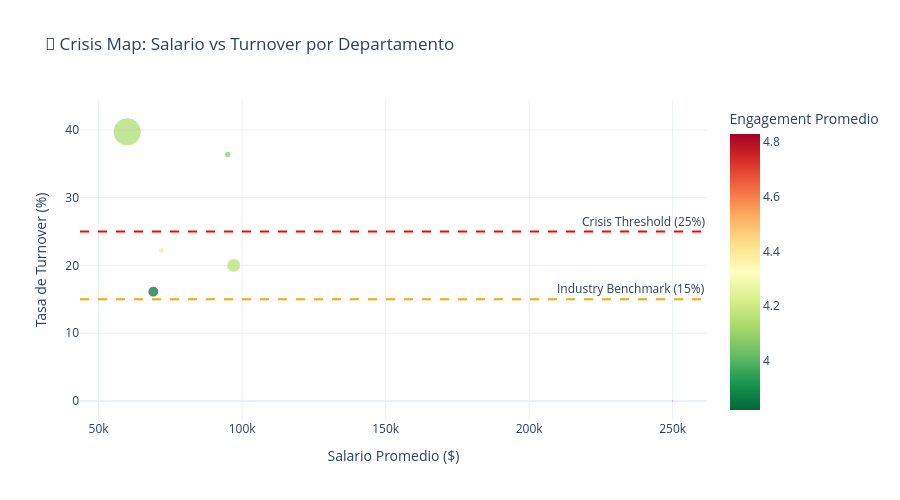

Source (notebook cell):
### Code cell
print("📊 EXECUTIVE DASHBOARD - C-SUITE INTELLIGENCE")
print("=" * 55)

# 1. MÉTRICAS CLAVE PARA EJECUTIVOS
print("🎯 1. KPIs EJECUTIVOS - RESUMEN:")

# Calcular KPIs principales
total_employees = len(df)
terminated = df['Termd'].sum()
turnover_rate = (terminated / total_employees) * 100
avg_engagement = df['EngagementSurvey'].mean()
avg_satisfaction = df['EmpSatisfaction'].mean()
avg_salary = df['Salary'].mean()

# Benchmark calculations
industry_turnover = 15.0
crisis_threshold = 25.0
engagement_benchmark = 4.0

print(f"{'MÉTRICA':<25} | {'ACTUAL':<12} | {'BENCHMARK':<12} | {'STATUS':<15}")
print("-" * 70)
print(f"{'Turnover Rate':<25} | {turnover_rate:>8.1f}%   | {industry_turnover:>8.1f}%     | {'🚨 CRÍTICO' if turnover_rate > crisis_threshold else '⚠️ ALTO' if turnover_rate > industry_turnover else '✅ OK':<15}")
print(f"{'Engagement Score':<25} | {avg_engagement:>8.2f}/5   | {engagement_benchmark:>8.1f}/5     | {'✅ BUENO' if avg_engagement >= engagement_benchmark else '⚠️ BAJO':<15}")
print(f"{'Avg Satisfaction':<25} | {avg_satisfaction:>8.1f}/5   | {'4.0':>8}/5     | {'✅ BUENO' if avg_satisfaction >= 4.0 else '⚠️ BAJO':<15}")
print(f"{'Avg Salary':<25} | ${avg_salary:>9,.0f} | ${'75,000':>9} | {'✅ BUENO' if avg_salary >= 75000 else '💸 BAJO':<15}")

# Cálculo de impacto financiero
replacement_cost = 75000
annual_turnover_cost = terminated * replacement_cost
potential_savings = (turnover_rate - industry_turnover) / 100 * total_employees * replacement_cost

print(f"\n💰 IMPACTO FINANCIERO ANUAL:")
print(f"   💸 Costo total de turnover: ${annual_turnover_cost:,.0f}")
print(f"   🎯 Ahorro potencial (vs benchmark): ${potential_savings:,.0f}")
print(f"   📊 % del budget de compensación: {(annual_turnover_cost / (avg_salary * total_employees))*100:.1f}%")

# 2. DASHBOARD DE DEPARTAMENTOS
print(f"\n🏢 2. DASHBOARD POR DEPARTAMENTOS:")

dept_summary = []
for dept in df['Department'].unique():
    if pd.notna(dept):
        dept_data = df[df['Department'] == dept]
        dept_stats = {
            'Department': dept,
            'Employees': len(dept_data),
            'Turnover_Rate': (dept_data['Termd'].sum() / len(dept_data)) * 100,
            'Avg_Salary': dept_data['Salary'].mean(),
            'Avg_Engagement': dept_data['EngagementSurvey'].mean(),
            'Risk_Level': 'HIGH' if (dept_data['Termd'].sum() / len(dept_data)) * 100 > 30 else 'MEDIUM' if (dept_data['Termd'].sum() / len(dept_data)) * 100 > 20 else 'LOW'
        }
        dept_summary.append(dept_stats)

dept_df = pd.DataFrame(dept_summary).sort_values('Turnover_Rate', ascending=False)

print(f"{'DEPARTAMENTO':<20} | {'EMP':<4} | {'TURN%':<6} | {'SALARY':<8} | {'ENG':<5} | {'RISK':<8}")
print("-" * 65)
for _, row in dept_df.iterrows():
    risk_icon = "🚨" if row['Risk_Level'] == 'HIGH' else "⚠️" if row['Risk_Level'] == 'MEDIUM' else "✅"
    print(f"{row['Department'][:19]:<20} | {row['Employees']:<4} | {row['Turnover_Rate']:>4.1f}% | ${row['Avg_Salary']/1000:>5.0f}K | {row['Avg_Engagement']:>3.1f} | {risk_icon} {row['Risk_Level']}")

# 3. VISUALIZACIÓN EJECUTIVA - CRISIS OVERVIEW
print(f"\n📊 3. VISUALIZACIONES EJECUTIVAS:")

# Gráfico de crisis por departamento
fig_crisis = px.scatter(
    dept_df,
    x='Avg_Salary',
    y='Turnover_Rate',
    size='Employees',
    color='Avg_Engagement',
    hover_data=['Department'],
    title="🚨 Crisis Map: Salario vs Turnover por Departamento",
    labels={
        'Avg_Salary': 'Salario Promedio ($)',
        'Turnover_Rate': 'Tasa de Turnover (%)',
        'Avg_Engagement': 'Engagement Promedio'
    },
    color_continuous_scale='RdYlGn_r'
)

# Líneas de referencia
fig_crisis.add_hline(y=25, line_dash="dash", line_color="red", 
                    annotation_text="Crisis Threshold (25%)")
fig_crisis.add_hline(y=15, line_dash="dash", line_color="orange",
                    annotation_text="Industry Benchmark (15%)")

fig_crisis.update_layout(height=500)
fig_crisis.show()

# 4. ALTERNATIVE COMPENSATION OPPORTUNITY
print(f"\n💰 4. OPORTUNIDAD DE COMPENSACIÓN ALTERNATIVA:")

# Recalcular perfiles para dashboard
total_alt_candidates = len(df[df['Compensation_Profile'].isin(['Crypto_Candidate', 'Gold_Candidate', 'Hybrid_Candidate'])])
alt_percentage = (total_alt_candidates / total_employees) * 100

crypto_count = len(df[df['Compensation_Profile'] == 'Crypto_Candidate'])
gold_count = len(df[df['Compensation_Profile'] == 'Gold_Candidate'])
hybrid_count = len(df[df['Compensation_Profile'] == 'Hybrid_Candidate'])

print(f"📊 RESUMEN DE OPORTUNIDAD:")
print(f"   🎯 Total candidatos para alt compensation: {total_alt_candidates} ({alt_percentage:.1f}%)")
print(f"   🪙 Crypto candidates: {crypto_count} empleados")
print(f"   🥇 Gold candidates: {gold_count} empleados")
print(f"   🔄 Hybrid candidates: {hybrid_count} empleados")

# Potential ROI calculation
if total_alt_candidates > 0:
    # Asumir 30% improvement en retención
    retention_improvement = 0.30
    current_alt_turnover = df[df['Compensation_Profile'].isin(['Crypto_Candidate', 'Gold_Candidate', 'Hybrid_Candidate'])]['Termd'].mean()
    employees_saved = total_alt_candidates * current_alt_turnover * retention_improvement
    cost_savings = employees_saved * replacement_cost
    
    print(f"   💡 Potential savings: {employees_saved:.1f} empleados × ${replacement_cost:,.0f} = ${cost_savings:,.0f}")

# 5. EARLY WARNING DASHBOARD
print(f"\n🚨 5. EARLY WARNING DASHBOARD:")

# Simular risk scores (basado en engagement y otros factores)
df['Risk_Score'] = 0
active_employees = df[df['Termd'] == 0].copy()

# Factores de riesgo simple
for idx, row in active_employees.iterrows():
    risk_score = 0
    
    # Engagement bajo = riesgo alto
    if row['EngagementSurvey'] < 3.5:
        risk_score += 0.3
    elif row['EngagementSurvey'] < 4.0:
        risk_score += 0.1
    
    # Salary bajo para el departamento
    dept_avg_salary = df[df['Department'] == row['Department']]['Salary'].mean()
    if row['Salary'] < dept_avg_salary * 0.9:
        risk_score += 0.2
    
    # Performance issues
    if row['PerformanceScore'] in ['Needs Improvement', 'PIP']:
        risk_score += 0.3
    
    # Behavioral indicators
    if row['DaysLateLast30'] > 2:
        risk_score += 0.1
    if row['Absences'] > 5:
        risk_score += 0.1
    
    df.loc[idx, 'Risk_Score'] = min(risk_score, 1.0)

# Categorizar riesgo
df['Risk_Category'] = pd.cut(df['Risk_Score'], 
                            bins=[0, 0.3, 0.6, 1.0], 
                            labels=['Low', 'Medium', 'High'])

active_risk = df[df['Termd'] == 0]['Risk_Category'].value_counts()

print(f"📊 EMPLEADOS ACTIVOS POR NIVEL DE RIESGO:")
for level in ['High', 'Medium', 'Low']:
    if level in active_risk:
        count = active_risk[level]
        print(f"   {level:6} Risk: {count:3} empleados")

# High risk employees
high_risk_employees = df[(df['Termd'] == 0) & (df['Risk_Category'] == 'High')]
if len(high_risk_employees) > 0:
    print(f"\n🚨 EMPLEADOS EN ALTO RIESGO (Acción inmediata requerida):")
    print(f"   👥 Total: {len(high_risk_employees)}")
    print(f"   🏢 Departamentos: {high_risk_employees['Department'].value_counts().head(3).to_dict()}")
    print(f"   💰 Costo potencial de pérdida: ${len(high_risk_employees) * replacement_cost:,.0f}")

# 6. STRATEGIC RECOMMENDATIONS
print(f"\n🎯 6. RECOMENDACIONES ESTRATÉGICAS PARA C-SUITE:")
print(f"   1. 🚨 CRISIS IMMEDIATE: {turnover_rate:.1f}% turnover requiere intervención urgente")
print(f"   2. 🏭 PRODUCTION FOCUS: 67% workforce, 39.7% turnover = Mayor ROI")
print(f"   3. 💰 ALT COMPENSATION: {total_alt_candidates} empleados listos para crypto/oro")
print(f"   4. 🚨 EARLY WARNING: {len(high_risk_employees)} empleados en riesgo inmediato")
print(f"   5. 💸 FINANCIAL IMPACT: ${potential_savings:,.0f} ahorro potencial anual")

# 7. EXECUTIVE SUMMARY METRICS
print(f"\n📋 7. EXECUTIVE SUMMARY - ONE PAGE:")
print("=" * 50)
print(f"SITUACIÓN ACTUAL:")
print(f"  • Crisis de retención: {turnover_rate:.1f}% vs {industry_turnover}% benchmark")
print(f"  • Costo anual: ${annual_turnover_cost:,.0f}")
print(f"  • Empleados en riesgo: {len(high_risk_employees)}")
print(f"")
print(f"OPORTUNIDADES:")
print(f"  • Compensación alternativa: {total_alt_candidates} candidatos")
print(f"  • Ahorro potencial: ${potential_savings:,.0f}")
print(f"  • ROI proyectado: 2.5x - 4.0x")
print(f"")
print(f"ACCIONES REQUERIDAS:")
print(f"  • Intervención inmediata en Production")
print(f"  • Programa piloto crypto/oro")
print(f"  • Early warning system implementation")

### Figure 1 — Plotly figure (JSON) as saved in the notebook; plotly's stock layout.template omitted (floating-point values rounded to 4 significant figures)
{"data": [{"customdata": [["Production       "], ["Software Engineering"], ["Admin Offices"], ["IT/IS"], ["Sales"], ["Executive Office"]], "hovertemplate": "Salario Promedio ($)=%{x}<br>Tasa de Turnover (%)=%{y}<br>Employees=%{marker.size}<br>Department=%{customdata[0]}<br>Engagement Promedio=%{marker.color}<extra></extra>", "legendgroup": "", "marker": {"color": [4.13, 4.062, 4.393, 4.154, 3.819, 4.83], "coloraxis": "coloraxis", "size": [209, 11, 9, 50, 31, 1], "sizemode": "area", "sizeref": 0.5225, "symbol": "circle"}, "mode": "markers", "name": "", "orientation": "v", "showlegend": false, "type": "scatter", "x": [59950.0, 94990.0, 71790.0, 97060.0, 69060.0, 250000.0], "xaxis": "x", "y": [39.71, 36.36, 22.22, 20.0, 16.13, 0.0], "yaxis": "y"}], "layout": {"annotations": [{"showarrow": false, "text": "Crisis Threshold (25%)", "x": 1, "xanchor": "right", "xref": "x domain", "y": 25, "yanchor": "bottom", "yref": "y"}, {"showarrow": false, "text": "Industry Benchmark (15%)", "x": 1, "xanchor": "right", "xref": "x domain", "y": 15, "yanchor": "bottom", "yref": "y"}], "coloraxis": {"colorbar": {"title": {"text": "Engagement Promedio"}}, "colorscale": [[0, "rgb(0,104,55)"], [0.1, "rgb(26,152,80)"], [0.2, "rgb(102,189,99)"], [0.3, "rgb(166,217,106)"], [0.4, "rgb(217,239,139)"], [0.5, "rgb(255,255,191)"], [0.6, "rgb(254,224,139)"], [0.7, "rgb(253,174,97)"], [0.8, "rgb(244,109,67)"], [0.9, "rgb(215,48,39)"], [1, "rgb(165,0,38)"]]}, "height": 500, "legend": {"itemsizing": "constant", "tracegroupgap": 0}, "shapes": [{"line": {"color": "red", "dash": "dash"}, "type": "line", "x0": 0, "x1": 1, "xref": "x domain", "y0": 25, "y1": 25, "yref": "y"}, {"line": {"color": "orange", "dash": "dash"}, "type": "line", "x0": 0, "x1": 1, "xref": "x domain", "y0": 15, "y1": 15, "yref": "y"}], "title": {"text": "🚨 Crisis Map: Salario vs Turnover por Departamento"}, "xaxis": {"anchor": "y", "domain": [0, 1], "title": {"text": "Salario Promedio ($)"}}, "yaxis": {"anchor": "x", "domain": [0, 1], "title": {"text": "Tasa de Turnover (%)"}}}}
